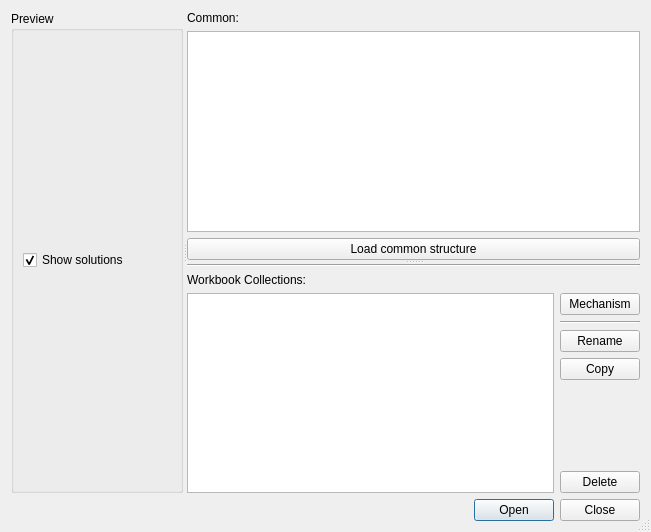
<?xml version="1.0" encoding="UTF-8"?>
<ui version="4.0">
 <class>Dialog</class>
 <widget class="QDialog" name="Dialog">
  <property name="geometry">
   <rect>
    <x>0</x>
    <y>0</y>
    <width>651</width>
    <height>532</height>
   </rect>
  </property>
  <property name="windowTitle">
   <string>Profile collections</string>
  </property>
  <property name="windowIcon">
   <iconset resource="../../../icons.qrc">
    <normaloff>:/icons/collections.png</normaloff>:/icons/collections.png</iconset>
  </property>
  <property name="sizeGripEnabled">
   <bool>true</bool>
  </property>
  <property name="modal">
   <bool>true</bool>
  </property>
  <layout class="QVBoxLayout" name="verticalLayout_4">
   <item>
    <widget class="QSplitter" name="main_splitter">
     <property name="orientation">
      <enum>Qt::Horizontal</enum>
     </property>
     <widget class="QGroupBox" name="preview_box">
      <property name="title">
       <string>Preview</string>
      </property>
      <layout class="QVBoxLayout" name="preview_layout">
       <item>
        <widget class="QCheckBox" name="show_solutions">
         <property name="text">
          <string>Show solutions</string>
         </property>
         <property name="checked">
          <bool>true</bool>
         </property>
        </widget>
       </item>
      </layout>
     </widget>
     <widget class="QSplitter" name="sub_splitter">
      <property name="orientation">
       <enum>Qt::Vertical</enum>
      </property>
      <widget class="QWidget" name="layoutWidget">
       <layout class="QVBoxLayout" name="verticalLayout_2">
        <item>
         <widget class="QLabel" name="common_label">
          <property name="text">
           <string>Common:</string>
          </property>
         </widget>
        </item>
        <item>
         <widget class="QListWidget" name="common_list"/>
        </item>
        <item>
         <widget class="QPushButton" name="common_load">
          <property name="text">
           <string>Load common structure</string>
          </property>
          <property name="icon">
           <iconset resource="../../../icons.qrc">
            <normaloff>:/icons/data.png</normaloff>:/icons/data.png</iconset>
          </property>
         </widget>
        </item>
       </layout>
      </widget>
      <widget class="QWidget" name="verticalLayoutWidget">
       <layout class="QVBoxLayout" name="verticalLayout_3">
        <item>
         <widget class="Line" name="line">
          <property name="orientation">
           <enum>Qt::Horizontal</enum>
          </property>
         </widget>
        </item>
        <item>
         <widget class="QLabel" name="Collections_label">
          <property name="text">
           <string>Workbook Collections:</string>
          </property>
         </widget>
        </item>
        <item>
         <layout class="QHBoxLayout" name="horizontalLayout_2">
          <item>
           <widget class="QListWidget" name="collections_list"/>
          </item>
          <item>
           <layout class="QVBoxLayout" name="verticalLayout">
            <item>
             <widget class="QPushButton" name="workbook_button">
              <property name="text">
               <string>Mechanism</string>
              </property>
              <property name="icon">
               <iconset resource="../../../icons.qrc">
                <normaloff>:/icons/mechanism.png</normaloff>:/icons/mechanism.png</iconset>
              </property>
             </widget>
            </item>
            <item>
             <widget class="Line" name="line_2">
              <property name="orientation">
               <enum>Qt::Horizontal</enum>
              </property>
             </widget>
            </item>
            <item>
             <widget class="QPushButton" name="rename_button">
              <property name="text">
               <string>Rename</string>
              </property>
              <property name="icon">
               <iconset resource="../../../icons.qrc">
                <normaloff>:/icons/rename.png</normaloff>:/icons/rename.png</iconset>
              </property>
              <property name="autoDefault">
               <bool>false</bool>
              </property>
             </widget>
            </item>
            <item>
             <widget class="QPushButton" name="copy_button">
              <property name="text">
               <string>Copy</string>
              </property>
              <property name="icon">
               <iconset resource="../../../icons.qrc">
                <normaloff>:/icons/copy.png</normaloff>:/icons/copy.png</iconset>
              </property>
             </widget>
            </item>
            <item>
             <spacer name="verticalSpacer">
              <property name="orientation">
               <enum>Qt::Vertical</enum>
              </property>
              <property name="sizeHint" stdset="0">
               <size>
                <width>20</width>
                <height>40</height>
               </size>
              </property>
             </spacer>
            </item>
            <item>
             <widget class="QPushButton" name="delete_button">
              <property name="text">
               <string>Delete</string>
              </property>
              <property name="icon">
               <iconset resource="../../../icons.qrc">
                <normaloff>:/icons/delete.png</normaloff>:/icons/delete.png</iconset>
              </property>
              <property name="autoDefault">
               <bool>false</bool>
              </property>
             </widget>
            </item>
           </layout>
          </item>
         </layout>
        </item>
       </layout>
      </widget>
     </widget>
    </widget>
   </item>
   <item>
    <layout class="QHBoxLayout" name="horizontalLayout_3">
     <item>
      <spacer name="horizontalSpacer">
       <property name="orientation">
        <enum>Qt::Horizontal</enum>
       </property>
       <property name="sizeHint" stdset="0">
        <size>
         <width>40</width>
         <height>20</height>
        </size>
       </property>
      </spacer>
     </item>
     <item>
      <widget class="QDialogButtonBox" name="button_box">
       <property name="standardButtons">
        <set>QDialogButtonBox::Close|QDialogButtonBox::Open</set>
       </property>
      </widget>
     </item>
    </layout>
   </item>
  </layout>
 </widget>
 <resources>
  <include location="../../../icons.qrc"/>
 </resources>
 <connections>
  <connection>
   <sender>button_box</sender>
   <signal>rejected()</signal>
   <receiver>Dialog</receiver>
   <slot>reject()</slot>
   <hints>
    <hint type="sourcelabel">
     <x>237</x>
     <y>395</y>
    </hint>
    <hint type="destinationlabel">
     <x>165</x>
     <y>209</y>
    </hint>
   </hints>
  </connection>
  <connection>
   <sender>button_box</sender>
   <signal>accepted()</signal>
   <receiver>Dialog</receiver>
   <slot>accept()</slot>
   <hints>
    <hint type="sourcelabel">
     <x>186</x>
     <y>374</y>
    </hint>
    <hint type="destinationlabel">
     <x>139</x>
     <y>199</y>
    </hint>
   </hints>
  </connection>
  <connection>
   <sender>common_load</sender>
   <signal>clicked()</signal>
   <receiver>Dialog</receiver>
   <slot>accept()</slot>
   <hints>
    <hint type="sourcelabel">
     <x>139</x>
     <y>175</y>
    </hint>
    <hint type="destinationlabel">
     <x>139</x>
     <y>199</y>
    </hint>
   </hints>
  </connection>
 </connections>
</ui>
